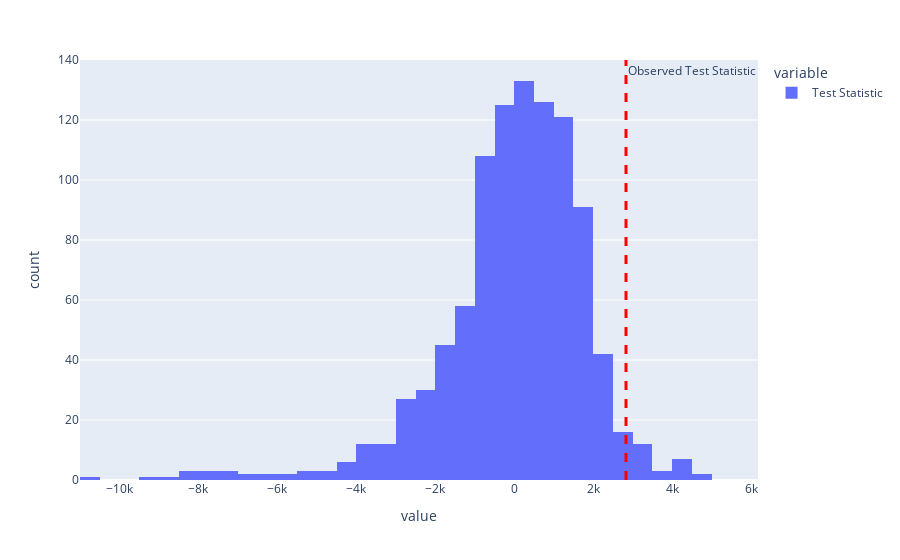

Notebook code for this chart:
### Code cell
perm_viz = pd.DataFrame({'Test Statistic': perm_stats})
fig2 = px.histogram(perm_viz)
fig2.add_vline(x=observed_test_stat, line_width=3, line_dash='dash', line_color='red', annotation_text='Observed Test Statistic')
fig2.show()

fig2.write_html('assets/hypo_test.html', include_plotlyjs='cdn')

### Figure 1 — Plotly figure (JSON) as saved in the notebook; plotly's stock layout.template omitted (floating-point values rounded to 4 significant figures; data arrays with more than 128 entries replaced by an {"elided": "..."} marker saying what was removed)
{"data": [{"alignmentgroup": "True", "bingroup": "x", "hovertemplate": "variable=Test Statistic<br>value=%{x}<br>count=%{y}<extra></extra>", "legendgroup": "Test Statistic", "marker": {"color": "#636efa", "pattern": {"shape": ""}}, "name": "Test Statistic", "offsetgroup": "Test Statistic", "orientation": "v", "showlegend": true, "type": "histogram", "x": {"elided": "1000 float values"}, "xaxis": "x", "yaxis": "y"}], "layout": {"annotations": [{"showarrow": false, "text": "Observed Test Statistic", "x": 2831.0, "xanchor": "left", "xref": "x", "y": 1, "yanchor": "top", "yref": "y domain"}], "barmode": "relative", "legend": {"title": {"text": "variable"}, "tracegroupgap": 0}, "margin": {"t": 60}, "shapes": [{"line": {"color": "red", "dash": "dash", "width": 3}, "type": "line", "x0": 2831.0, "x1": 2831.0, "xref": "x", "y0": 0, "y1": 1, "yref": "y domain"}], "xaxis": {"anchor": "y", "domain": [0, 1], "title": {"text": "value"}}, "yaxis": {"anchor": "x", "domain": [0, 1], "title": {"text": "count"}}}}
